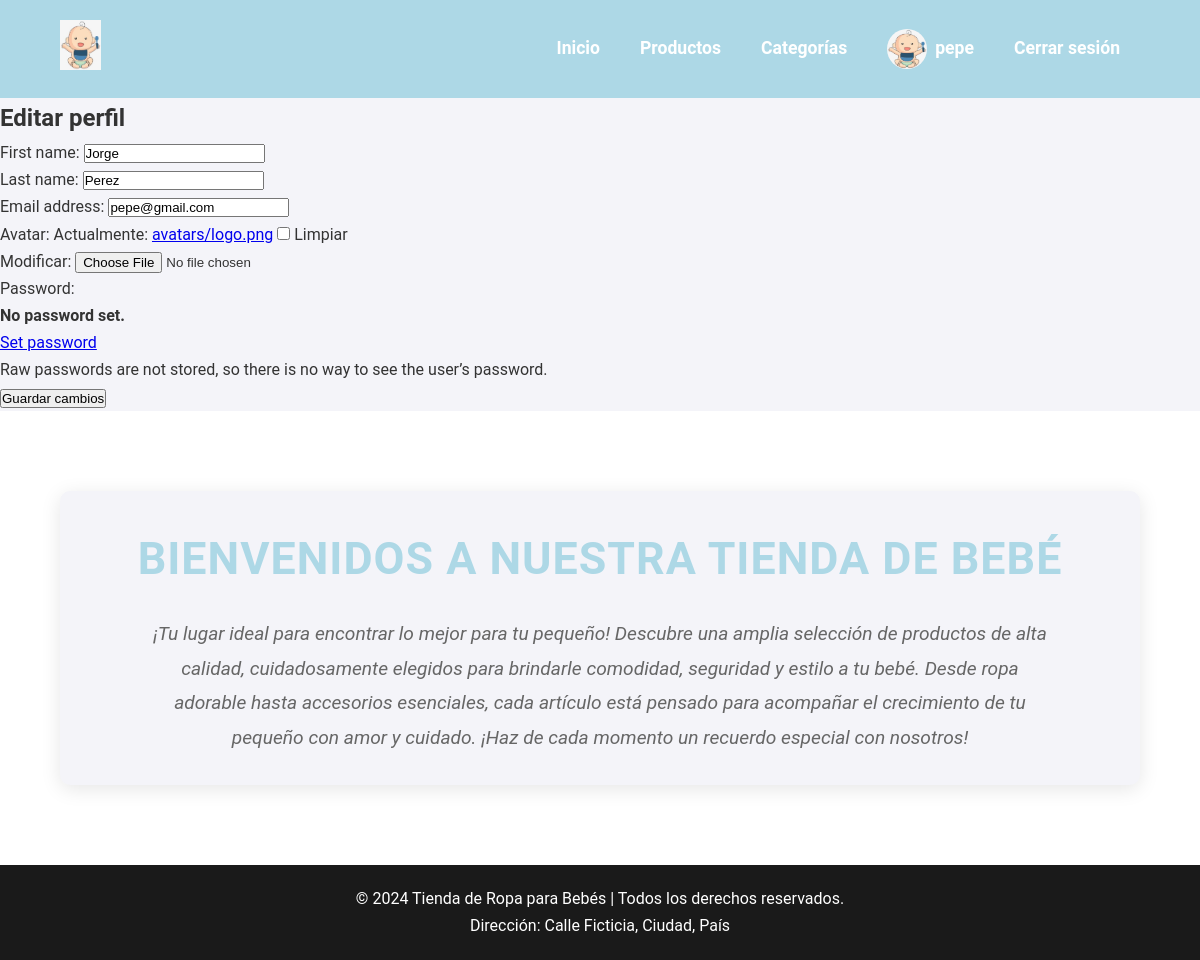
The app's page /profile/ (signed in), older data.
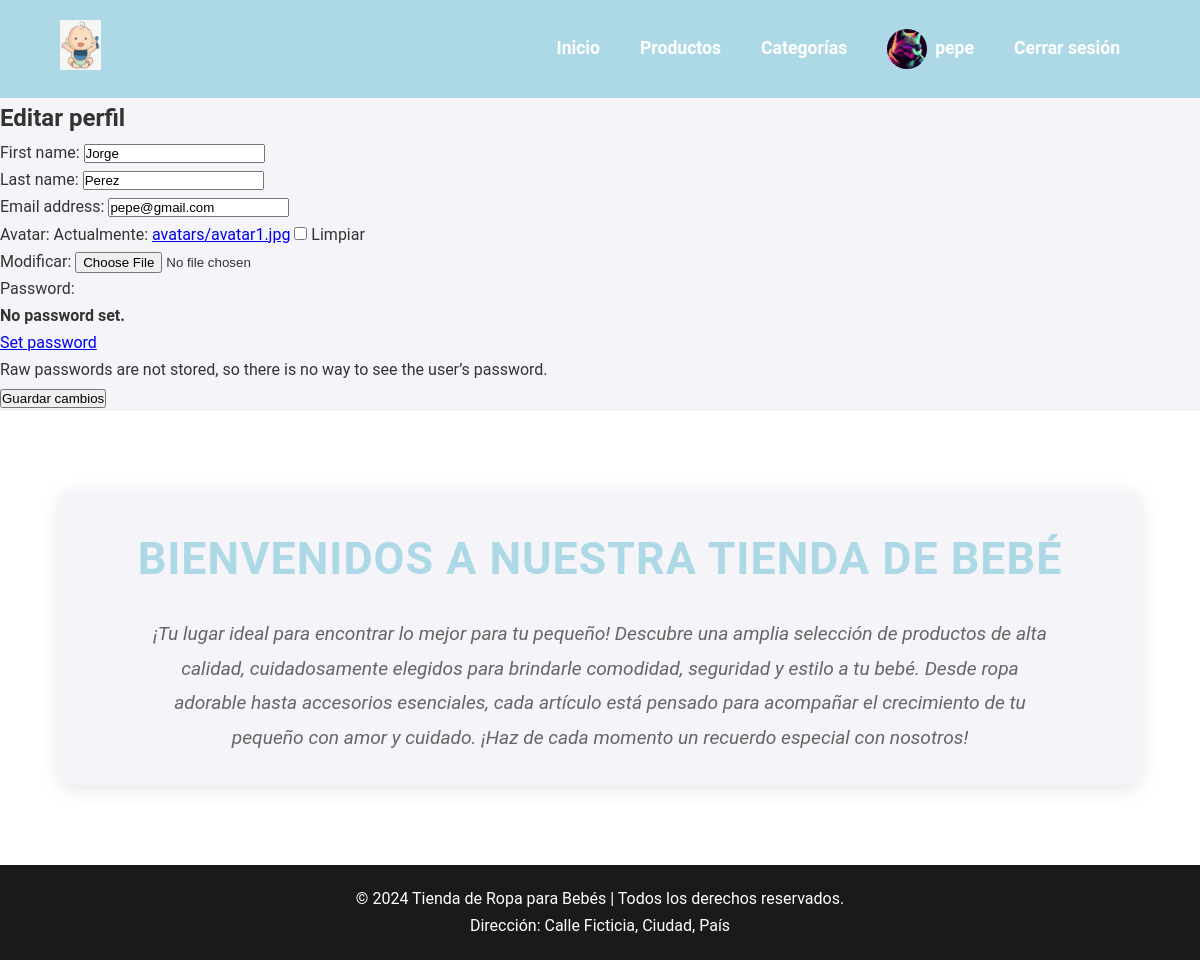
The same page, newer data.
### registro/models.py (models this page shows, shortened)
class Usuario(AbstractUser):
    avatar = models.ImageField(upload_to='avatars/', null=True, blank=True)
    class Meta:
        permissions = [
            ("puede_hacer_scrum", "Puede hacer Scrum"),
        ]

### registro/views.py (the view)
# urls.py: path('profile/', views.profile, name='profile'),
@login_required
def profile(request):
    user = request.user
    if request.method == 'POST':
        form = ProfileForm(request.POST, request.FILES, instance=user)
        if form.is_valid():
            form.save()
            return redirect('profile')
    else:
        form = ProfileForm(instance=user)
    return render(request, 'registro/profile.html', {'form': form})

### registro/forms.py
class ProfileForm(UserChangeForm):
    avatar = forms.ImageField(required=False)
    class Meta:
        model = Usuario
        fields = ['first_name', 'last_name', 'email', 'avatar']

### registro/templates/registro/profile.html (shortened to what this page needs)
{% extends 'producto/index.html' %}
{% block content %}
  <h2>Editar perfil</h2>
  <form method="POST" enctype="multipart/form-data">
    {{ form.as_p }}
    <button type="submit">Guardar cambios</button>
  </form>
{% endblock %}

### producto/templates/producto/index.html (shortened to what this page needs)
{% load static %}
<!DOCTYPE html>
<html lang="es">
<head>
    <link rel="stylesheet" href="{% static 'css/styles.css' %}">
</head>
<body>
    <header>
        <div class="container">
            <div class="logo">
                <img src="{% static 'media/logo.png' %}" alt="Logo Tienda Bebé">
            </div>
            <nav>
                <ul>
                    <li><a href="{% url 'index' %}">Inicio</a></li>
                    <li><a href="{% url 'listado_productos' %}">Productos</a></li>
                    <li><a href="{% url 'listado_categorias' %}">Categorías</a></li>
                    {% if user.is_authenticated %}
                        <li>
                            <a href="{% url 'profile' %}" class="user-profile">
                                {% if user.avatar %}
                                    <img src="{{ user.avatar.url }}" alt="{{ user.username }}" class="avatar">
                                {% else %}
                                    <img src="{% static 'media/default-avatar.png' %}" alt="Avatar por defecto" class="avatar">
                                {% endif %}
                                <span class="header-link">{{ user.username }}</span>
                            </a>
                        </li>
                        <li><a href="{% url 'logout' %}">Cerrar sesión</a></li>
                    {% else %}
                        <li><a href="{% url 'login' %}">Iniciar sesión</a></li>
                        <li><a href="{% url 'registro' %}">Registrar</a></li>
                    {% endif %}
                </ul>
            </nav>
        </div>
    </header>
    {% block content %}
    {% endblock %}
    <main>
        <div class="container">
            <section class="intro">
                <h1>Bienvenidos a nuestra tienda de bebé</h1>
                <p>¡Tu lugar ideal para encontrar lo mejor para tu pequeño! Descubre una amplia selección de productos de alta calidad, cuidadosamente elegidos para brindarle comodidad, seguridad y estilo a tu bebé. Desde ropa adorable hasta accesorios esenciales, cada artículo está pensado para acompañar el crecimiento de tu pequeño con amor y cuidado. ¡Haz de cada momento un recuerdo especial con nosotros!</p>
            </section>
        </div>
    </main>
    <footer>
        <div class="container">
            <p>&copy; 2024 Tienda de Ropa para Bebés | Todos los derechos reservados.</p>
            <p>Dirección: Calle Ficticia, Ciudad, País</p>
        </div>
    </footer>
</body>
</html>

Row changes from the older to the newer data that the page shows:
changed Usuario "pepe": avatar: a different picture
Text that changed along with them:
text no longer shown: "First name: Last name: Email address: Avatar: Actualmente: avatars/logo.png Limpiar Modificar: Password: No password set. Set password Raw passwords are not stored, so there is no way to see the user’s password."
text now shown: "First name: Last name: Email address: Avatar: Actualmente: avatars/avatar1.jpg Limpiar Modificar: Password: No password set. Set password Raw passwords are not stored, so there is no way to see the user’s password."
